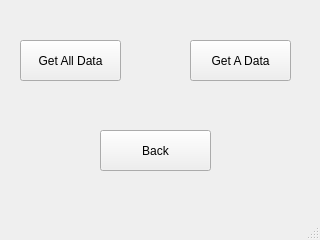
<?xml version="1.0" encoding="UTF-8"?>
<ui version="4.0">
 <class>MainWindow</class>
 <widget class="QMainWindow" name="MainWindow">
  <property name="geometry">
   <rect>
    <x>0</x>
    <y>0</y>
    <width>320</width>
    <height>240</height>
   </rect>
  </property>
  <property name="windowTitle">
   <string>MainWindow</string>
  </property>
  <widget class="QWidget" name="centralwidget">
   <widget class="QPushButton" name="btn_all_data">
    <property name="geometry">
     <rect>
      <x>20</x>
      <y>40</y>
      <width>101</width>
      <height>41</height>
     </rect>
    </property>
    <property name="text">
     <string>Get All Data</string>
    </property>
   </widget>
   <widget class="QPushButton" name="btn_a_data">
    <property name="geometry">
     <rect>
      <x>190</x>
      <y>40</y>
      <width>101</width>
      <height>41</height>
     </rect>
    </property>
    <property name="text">
     <string>Get A Data</string>
    </property>
   </widget>
   <widget class="QPushButton" name="btn_back">
    <property name="geometry">
     <rect>
      <x>100</x>
      <y>130</y>
      <width>111</width>
      <height>41</height>
     </rect>
    </property>
    <property name="text">
     <string>Back</string>
    </property>
   </widget>
  </widget>
  <widget class="QMenuBar" name="menubar">
   <property name="geometry">
    <rect>
     <x>0</x>
     <y>0</y>
     <width>320</width>
     <height>22</height>
    </rect>
   </property>
  </widget>
  <widget class="QStatusBar" name="statusbar"/>
 </widget>
 <resources/>
 <connections/>
</ui>
